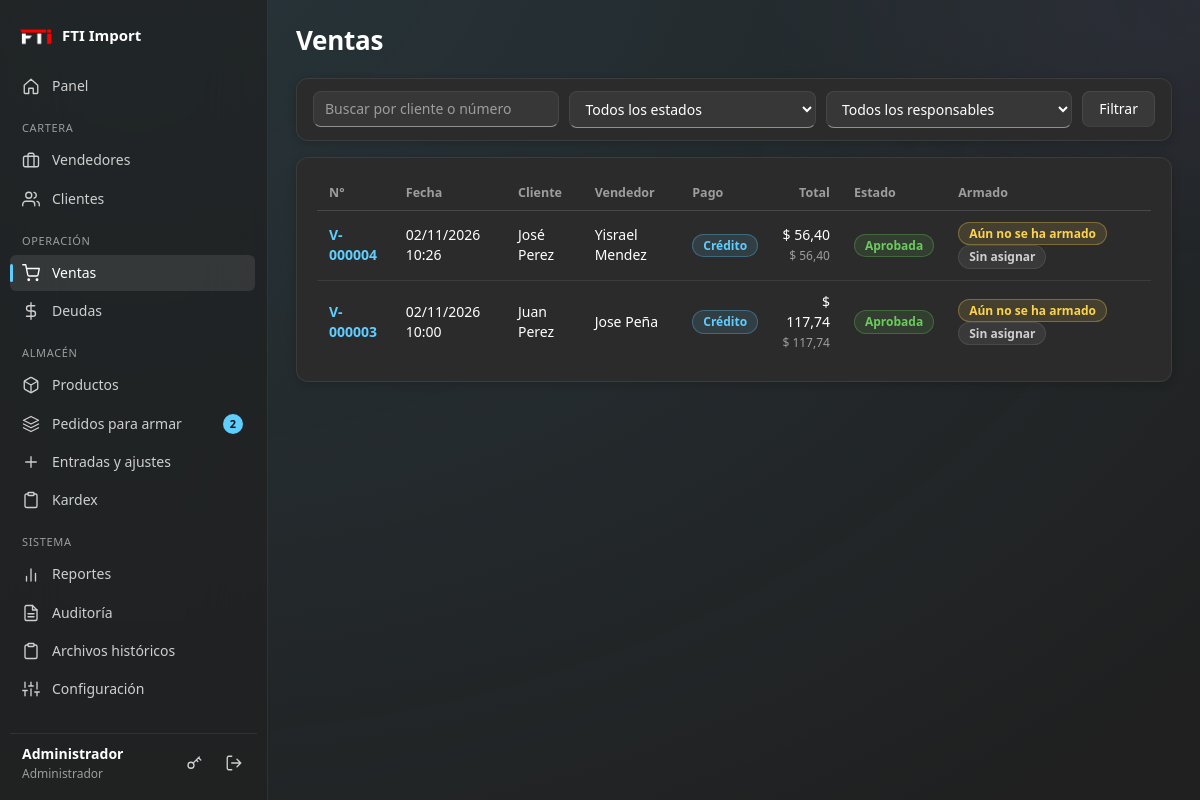
The page /ventas/ (signed in) on the database its author committed.
### tables this page shows
CREATE TABLE configuracion (
    clave TEXT PRIMARY KEY,
    valor TEXT
);

CREATE TABLE usuarios (
    id         INTEGER PRIMARY KEY AUTOINCREMENT,
    usuario    TEXT NOT NULL UNIQUE,
    nombre     TEXT NOT NULL,
    clave_hash TEXT NOT NULL,
    rol        TEXT NOT NULL CHECK (rol IN ('admin', 'vendedor')),
    telefono   TEXT DEFAULT '',
    email      TEXT DEFAULT '',
    activo     INTEGER NOT NULL DEFAULT 1,
    creado     TEXT NOT NULL,
    -- Tipo de vendedor: 'especial' elige detal/mayor y USD/Bs; 'normal' solo vende al mayor en USD.
    tipo_vendedor TEXT NOT NULL DEFAULT 'normal' CHECK (tipo_vendedor IN ('especial', 'normal'))
);

CREATE TABLE "ventas" (
                    id INTEGER PRIMARY KEY AUTOINCREMENT,
                    numero TEXT,
                    fecha TEXT NOT NULL,
                    cliente_id INTEGER NOT NULL REFERENCES clientes(id),
                    vendedor_id INTEGER NOT NULL REFERENCES usuarios(id),
                    tipo_pago TEXT NOT NULL CHECK (tipo_pago IN ('contado', 'credito')),
                    dias_credito INTEGER NOT NULL DEFAULT 0,
                    moneda TEXT NOT NULL CHECK (moneda IN ('USD', 'VES')),
                    tasa REAL NOT NULL DEFAULT 1,
                    metodo_pago TEXT DEFAULT '',
                    subtotal REAL NOT NULL DEFAULT 0,
                    descuento REAL NOT NULL DEFAULT 0,
                    total REAL NOT NULL DEFAULT 0,
                    total_usd REAL NOT NULL DEFAULT 0,
                    estado TEXT NOT NULL DEFAULT 'pendiente'
                           CHECK (estado IN ('pendiente', 'aprobada', 'rechazada', 'anulada')),
                    pagada INTEGER NOT NULL DEFAULT 0,
                    nota TEXT DEFAULT '',
                    aprobado_por INTEGER REFERENCES usuarios(id),
                    fecha_aprobacion TEXT,
                    motivo TEXT DEFAULT ''
                );

CREATE TABLE clientes (
    id                 INTEGER PRIMARY KEY AUTOINCREMENT,
    vendedor_id        INTEGER NOT NULL REFERENCES usuarios(id),
    nombre             TEXT NOT NULL,
    documento          TEXT DEFAULT '',
    telefono           TEXT DEFAULT '',
    direccion          TEXT DEFAULT '',
    tipo_pago          TEXT NOT NULL DEFAULT 'contado' CHECK (tipo_pago IN ('contado', 'credito')),
    dias_credito       INTEGER NOT NULL DEFAULT 0,
    limite_credito_usd REAL NOT NULL DEFAULT 0,      -- 0 = sin límite
    activo             INTEGER NOT NULL DEFAULT 1,
    creado             TEXT NOT NULL,
    -- Semáforo del cliente: solo el admin lo cambia; los vendedores solo lo ven. NULL = sin color.
    color              TEXT DEFAULT NULL CHECK (color IN ('verde', 'amarillo', 'rojo'))
);

### routes/ventas.py (the view)
@bp.route("/")
@login_required
def lista():
    estado = request.args.get("estado", "")
    q = request.args.get("q", "").strip()
    vendedor = to_int(request.args.get("vendedor"))
    sql = """SELECT v.*, c.nombre AS cliente, u.nombre AS vendedor,
                    ar.estado AS armado_estado, (v.id > ?) AS req_armado
               FROM ventas v
               JOIN clientes c ON c.id = v.cliente_id JOIN usuarios u ON u.id = v.vendedor_id
               LEFT JOIN armados ar ON ar.venta_id = v.id WHERE 1=1"""
    args = [services.armado_desde_venta()]
    if g.user["rol"] == "vendedor":
        if es_especial():
            sql += " AND (v.vendedor_id = ? OR v.estado IN ('pendiente', 'aprobada'))"; args.append(g.user["id"])
        else:
            sql += " AND v.vendedor_id = ?"; args.append(g.user["id"])
    elif vendedor:
        sql += " AND v.vendedor_id = ?"; args.append(vendedor)
    if estado in ("pendiente", "aprobada", "rechazada", "anulada"):
        sql += " AND v.estado = ?"; args.append(estado)
    if q:
        sql += " AND (c.nombre LIKE ? OR v.numero LIKE ?)"; args += [f"%{q}%"] * 2
    sql += " ORDER BY v.id DESC LIMIT 200"
    vendedores = query("SELECT id, nombre, rol FROM usuarios ORDER BY CASE WHEN id = ? THEN 0 ELSE 1 END, nombre", (g.user["id"],)) if g.user["rol"] == "admin" else []
    return render_template("ventas/lista.html", ventas=query(sql, args), estado=estado, q=q,
                           vendedor=vendedor, vendedores=vendedores)

### db.py (called while the page is built)
def query(sql, args=(), one=False):
    rows = get_db().execute(sql, args).fetchall()
    if one:
        return rows[0] if rows else None
    return rows

### services.py (called while the page is built)
def get_config(clave, defecto=""):
    fila = query("SELECT valor FROM configuracion WHERE clave = ?", (clave,), one=True)
    return fila["valor"] if fila and fila["valor"] is not None else defecto

def stock_alerta_defecto():
    return max(to_float(get_config("stock_alerta_defecto", "10"), 10.0), 0.0)

def productos_en_alerta(limite=None):
    sql = ("SELECT id, codigo, nombre, stock, unidad, " + SQL_MINIMO_EFECTIVO + " AS minimo "
           "FROM productos WHERE activo = 1 AND stock <= " + SQL_MINIMO_EFECTIVO + " ORDER BY stock ASC")
    d = stock_alerta_defecto()
    args = [d, d]
    if limite:
        sql += " LIMIT ?"
        args.append(limite)
    return query(sql, args)

def armado_desde_venta():
    return to_int(get_config("armado_desde_venta", "0"))

def contar_por_armar(usuario):
    desde = armado_desde_venta()
    if usuario["rol"] == "admin":
        pend = query("SELECT COUNT(*) AS n FROM armados a JOIN ventas v ON v.id=a.venta_id "
                     "WHERE a.estado='pendiente' AND v.estado='aprobada'", one=True)["n"]
        sin = query("SELECT COUNT(*) AS n FROM ventas v WHERE v.estado='aprobada' AND v.id > ? "
                    "AND NOT EXISTS (SELECT 1 FROM armados a WHERE a.venta_id=v.id)", (desde,), one=True)["n"]
        return pend + sin
    return query("SELECT COUNT(*) AS n FROM armados a JOIN ventas v ON v.id=a.venta_id "
                 "WHERE a.estado='pendiente' AND v.estado='aprobada' AND (a.asignado_a = ? OR a.asignado_a IS NULL)",
                 (usuario["id"],), one=True)["n"]

### utils.py (called while the page is built)
def _zona():
    return timezone(timedelta(hours=current_app.config.get("UTC_OFFSET_HORAS", -4)))

def hoy():
    return datetime.now(_zona()).strftime("%Y-%m-%d")

def to_float(valor, defecto=0.0):
    if valor is None:
        return defecto
    s = str(valor).strip().replace(" ", "")
    if not s:
        return defecto
    if "," in s and "." in s:
        s = s.replace(".", "").replace(",", ".")   # 1.234,50 -> 1234.50
    elif "," in s:
        s = s.replace(",", ".")
    try:
        return float(s)
    except ValueError:
        return defecto

def to_int(valor, defecto=0):
    try:
        return int(float(str(valor).strip()))
    except (ValueError, TypeError):
        return defecto

def fmt_money(v, moneda="USD"):
    simbolo = "$"
    return f"{simbolo} {fmt_num(v)}"

### templates/ventas/lista.html (shortened to what this page needs)
{% extends 'base.html' %}
{% from '_macros.html' import estado_venta, tipo_pago_tag, armado_tag %}
{% block titulo %}{{ 'Ventas' if g.user.rol == 'admin' or es_especial else 'Mis ventas' }}{% endblock %}
{% block contenido %}
<form class="filters card" method="get">
  <input name="q" value="{{ q }}" placeholder="Buscar por cliente o número">
  <select name="estado"><option value="">Todos los estados</option>
    </select>
  {% if g.user.rol == 'admin' %}
  <select name="vendedor"><option value="">Todos los responsables</option>
    {% for v in vendedores %}<option value="{{ v.id }}" {{ 'selected' if vendedor == v.id }}>{{ v.nombre }}{% if v.id == g.user.id %} (mi perfil){% elif v.rol == 'admin' %} (administrador){% endif %}</option>{% endfor %}</select>
  {% endif %}
  <button class="btn">Filtrar</button>
</form>
<section class="card">
  {% if ventas %}
  <div class="table-wrap"><table class="stack">
    <thead><tr><th>N°</th><th>Fecha</th><th>Cliente</th>{% if g.user.rol == 'admin' or es_especial %}<th>Vendedor</th>{% endif %}<th>Pago</th><th class="r">Total</th><th>Estado</th><th>Armado</th></tr></thead>
    <tbody>{% for v in ventas %}
      <tr class="{{ 'resaltar' if v.estado == 'pendiente' and (g.user.rol == 'admin' or es_especial) }}">
        <td data-label="N°"><a href="{{ url_for('ventas.detalle', venta_id=v.id) }}"><b>{{ v.numero }}</b></a></td>
        <td data-label="Fecha">{{ v.fecha|fechahora }}</td><td data-label="Cliente">{{ v.cliente }}</td>
        {% if g.user.rol == 'admin' or es_especial %}<td data-label="Vendedor">{{ v.vendedor }}</td>{% endif %}
        <td data-label="Pago">{{ tipo_pago_tag(v.tipo_pago) }}</td>
        <td data-label="Total" class="r">{{ v.total|money(v.moneda) }}<br><small class="muted">$ {{ v.total_usd|num }}</small></td>
        <td data-label="Estado">{{ estado_venta(v.estado) }}</td>
        <td data-label="Armado">{{ armado_tag(v.estado, v.armado_estado, v.req_armado, g.user.rol == 'admin') or '—' }}</td></tr>
    {% endfor %}</tbody></table></div>
  {% else %}<p class="muted">No hay ventas con esos filtros.</p>{% endif %}
</section>
{% endblock %}

### templates/base.html (shortened to what this page needs)
{% from '_macros.html' import ico, flashes %}
<!doctype html>
<html lang="es">
<head>
  <link rel="stylesheet" href="{{ url_for('static', filename='css/style.css') }}">
</head>
<body>
{% if g.user %}
  {% set ep = request.endpoint or '' %}
  <div class="shell">
    <aside class="sidebar">
<div class="brand">
    <span class="brand-logo">
        <img src="{{ url_for('static', filename='logo.png') }}"
             alt="Logo de la empresa"
             class="logo-empresa">
    </span>
    <span class="brand-name">{{ empresa }}</span>
</div>      <nav class="nav">
        <a href="{{ url_for('panel.inicio') }}" class="{{ 'on' if ep == 'panel.inicio' }}">{{ ico('home') }}<span>Panel</span></a>
        {% if g.user.rol == 'admin' %}
          <div class="nav-group">Cartera</div>
          <a href="{{ url_for('admin.vendedores') }}" class="{{ 'on' if ep.startswith('admin.vendedor') }}">{{ ico('brief') }}<span>Vendedores</span></a>
          <a href="{{ url_for('clientes.lista') }}" class="{{ 'on' if ep.startswith('clientes.') }}">{{ ico('users') }}<span>Clientes</span></a>
          <div class="nav-group">Operación</div>
          <a href="{{ url_for('ventas.lista') }}" class="{{ 'on' if ep.startswith('ventas.') }}">{{ ico('cart') }}<span>Ventas</span>{% if n_pendientes %}<b class="pill">{{ n_pendientes }}</b>{% endif %}</a>
          <a href="{{ url_for('deudas.lista') }}" class="{{ 'on' if ep.startswith('deudas.') }}">{{ ico('dollar') }}<span>Deudas</span></a>
          <div class="nav-group">Almacén</div>
          <a href="{{ url_for('catalogo.productos') }}" class="{{ 'on' if ep in ('catalogo.productos','catalogo.producto_nuevo','catalogo.producto_editar','catalogo.categorias') }}">{{ ico('box') }}<span>Productos</span></a>
          <a href="{{ url_for('armados.lista') }}" class="{{ 'on' if ep.startswith('armados.') }}">{{ ico('layers') }}<span>Pedidos para armar</span>{% if n_por_armar %}<b class="pill" title="Pedidos pendientes o sin asignar">{{ n_por_armar }}</b>{% endif %}</a>
          <a href="{{ url_for('catalogo.movimiento') }}" class="{{ 'on' if ep == 'catalogo.movimiento' }}">{{ ico('plus') }}<span>Entradas y ajustes</span></a>
          <a href="{{ url_for('catalogo.kardex') }}" class="{{ 'on' if ep == 'catalogo.kardex' }}">{{ ico('clip') }}<span>Kardex</span></a>
          <div class="nav-group">Sistema</div>
          <a href="{{ url_for('admin.reportes') }}" class="{{ 'on' if ep == 'admin.reportes' }}">{{ ico('chart') }}<span>Reportes</span></a>
          <a href="{{ url_for('admin.auditoria') }}" class="{{ 'on' if ep == 'admin.auditoria' }}">{{ ico('file') }}<span>Auditoría</span></a>
          <a href="{{ url_for('admin.historiales') }}" class="{{ 'on' if ep.startswith('admin.historial') }}">{{ ico('clip') }}<span>Archivos históricos</span></a>
          <a href="{{ url_for('admin.configuracion') }}" class="{{ 'on' if ep == 'admin.configuracion' }}">{{ ico('sliders') }}<span>Configuración</span></a>
        {% endif %}
      </nav>
      <div class="user-box">
        <div class="user-info"><b>{{ g.user.nombre }}</b><small>{{ 'Administrador' if g.user.rol == 'admin' else ('Vendedor especial' if g.user.tipo_vendedor == 'especial' else 'Vendedor') }}</small></div>
        <a class="icon-btn" href="{{ url_for('auth.cuenta') }}" title="Cambiar clave">{{ ico('key') }}</a>
        <form method="post" action="{{ url_for('auth.logout') }}">{{ csrf_field() }}<button class="icon-btn" title="Cerrar sesión">{{ ico('logout') }}</button></form>
      </div>
    </aside>
    <main class="content">
      <header class="topbar">
        <h1>{% block titulo %}{% endblock %}</h1>
      </header>
      {% block contenido %}{% endblock %}
    </main>
  </div>
{% else %}
  <main class="auth">{{ flashes() }}{{ self.contenido() }}</main>
{% endif %}
</body>
</html>

### templates/_macros.html (shortened to what this page needs)
{% macro ico(n) -%}
<svg class="ico" viewBox="0 0 24 24" fill="none" stroke="currentColor" stroke-width="1.8" stroke-linecap="round" stroke-linejoin="round" aria-hidden="true">
{%- if n == 'home' %}<path d="M3 11l9-8 9 8v10a1 1 0 0 1-1 1h-5v-7H9v7H4a1 1 0 0 1-1-1z"/>
{%- elif n == 'users' %}<path d="M17 21v-2a4 4 0 0 0-4-4H5a4 4 0 0 0-4 4v2"/><circle cx="9" cy="7" r="4"/><path d="M23 21v-2a4 4 0 0 0-3-3.87M16 3.13a4 4 0 0 1 0 7.75"/>
{%- elif n == 'box' %}<path d="M21 16V8a2 2 0 0 0-1-1.73l-7-4a2 2 0 0 0-2 0l-7 4A2 2 0 0 0 3 8v8a2 2 0 0 0 1 1.73l7 4a2 2 0 0 0 2 0l7-4A2 2 0 0 0 21 16z"/><path d="M3.27 6.96L12 12.01l8.73-5.05M12 22.08V12"/>
{%- elif n == 'cart' %}<circle cx="9" cy="21" r="1"/><circle cx="20" cy="21" r="1"/><path d="M1 1h4l2.68 13.39a2 2 0 0 0 2 1.61h9.72a2 2 0 0 0 2-1.61L23 6H6"/>
{%- elif n == 'dollar' %}<path d="M12 1v22M17 5H9.5a3.5 3.5 0 0 0 0 7h5a3.5 3.5 0 0 1 0 7H6"/>
{%- elif n == 'brief' %}<rect x="2" y="7" width="20" height="14" rx="2"/><path d="M16 21V5a2 2 0 0 0-2-2h-4a2 2 0 0 0-2 2v16"/>
{%- elif n == 'chart' %}<path d="M18 20V10M12 20V4M6 20v-6"/>
{%- elif n == 'sliders' %}<path d="M4 21v-7M4 10V3M12 21v-9M12 8V3M20 21v-5M20 12V3M1 14h6M9 8h6M17 16h6"/>
{%- elif n == 'clip' %}<path d="M16 4h2a2 2 0 0 1 2 2v14a2 2 0 0 1-2 2H6a2 2 0 0 1-2-2V6a2 2 0 0 1 2-2h2"/><rect x="8" y="2" width="8" height="4" rx="1"/>
{%- elif n == 'tag' %}<path d="M20.59 13.41l-7.17 7.17a2 2 0 0 1-2.83 0L2 12V2h10l8.59 8.59a2 2 0 0 1 0 2.82z"/><circle cx="7" cy="7" r="1"/>
{%- elif n == 'layers' %}<path d="M12 2L2 7l10 5 10-5-10-5zM2 17l10 5 10-5M2 12l10 5 10-5"/>
{%- elif n == 'logout' %}<path d="M9 21H5a2 2 0 0 1-2-2V5a2 2 0 0 1 2-2h4M16 17l5-5-5-5M21 12H9"/>
{%- elif n == 'plus' %}<path d="M12 5v14M5 12h14"/>
{%- elif n == 'key' %}<circle cx="8" cy="15" r="4"/><path d="M10.85 12.15L19 4M18 5l3 3M15 8l2 2"/>
{%- elif n == 'file' %}<path d="M14 2H6a2 2 0 0 0-2 2v16a2 2 0 0 0 2 2h12a2 2 0 0 0 2-2V8z"/><path d="M14 2v6h6M16 13H8M16 17H8"/>
{%- endif -%}
</svg>
{%- endmacro %}
{% macro estado_venta(e) -%}
{%- set m = {'pendiente': ('warn', 'Pendiente'), 'aprobada': ('ok', 'Aprobada'), 'rechazada': ('bad', 'Rechazada'), 'anulada': ('mute', 'Anulada')} -%}
<span class="badge {{ m[e][0] }}">{{ m[e][1] }}</span>
{%- endmacro %}
{% macro armado_tag(estado_venta, armado_estado, req, admin=False) -%}
{%- if estado_venta == 'aprobada' and req -%}
  {%- if armado_estado == 'armado' %}<span class="badge ok">Armado ✓</span>
  {%- else %}<span class="badge warn">Aún no se ha armado</span>{% if admin and not armado_estado %} <span class="badge mute">Sin asignar</span>{% endif %}
  {%- endif -%}
{%- endif -%}
{%- endmacro %}
{% macro tipo_pago_tag(t) -%}
<span class="badge {{ 'info' if t == 'credito' else 'mute' }}">{{ 'Crédito' if t == 'credito' else 'Contado' }}</span>
{%- endmacro %}

### templates/base.html (style rules this page uses)
.brand-logo { background: transparent !important; border: none !important; box-shadow: none !important; }
.logo-empresa { width: 100%; height: 100%; object-fit: contain; display: block; }

### rows shown on the page
configuracion: valor "FTI Import"
usuarios: user.nombre "Administrador", rol "Administrador", rol "Ventas"
ventas: numero "V-000004", fecha|fechahora "02/11/2026 10:26", cliente "José Perez", vendedor "Yisrael Mendez", tipo_pago "Crédito", total "$ 56,40", total_usd|num "56,40", estado "Aprobada", shows "Aún no se ha armado", shows "Sin asignar"
ventas: numero "V-000003", fecha|fechahora "02/11/2026 10:00", cliente "Juan Perez", vendedor "Jose Peña", tipo_pago "Crédito", total "$ 117,74", total_usd|num "117,74", estado "Aprobada", shows "Aún no se ha armado", shows "Sin asignar"

### other values the page prints
{{ n_por_armar }} "2"
